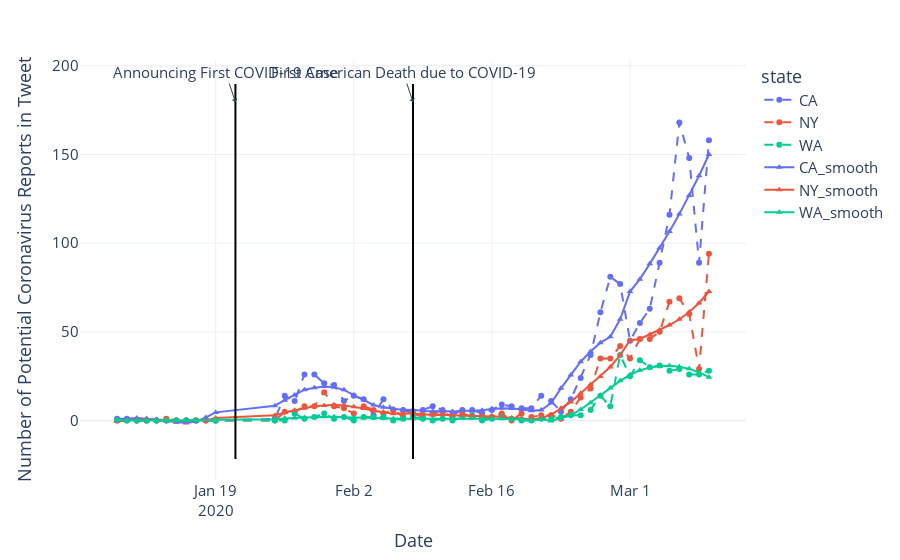

Here is the notebook cell this chart was saved with:
### Markdown cell above
## Potential COVID-19 Acquisition Reports through Time

### Code cell
tmp_df2 = df.groupby(['state', 'date']).sum().reset_index().copy()
tmp_df = tmp_df2[tmp_df2.state.isin(['CA', 'NY', 'WA'])]
event = important_events[1]
fig = get_go_figure(
    tmp_df=tmp_df, 
    events=[important_events[1], important_events[0]],
    half_window_days=30,
    y='<covid_report>_count', 
    title='', 
    resolution='state',
    mode='markers+lines', 
    line= (dict(dash='dash'), dict())
)
fig.layout.font.size=15
fig.show()
